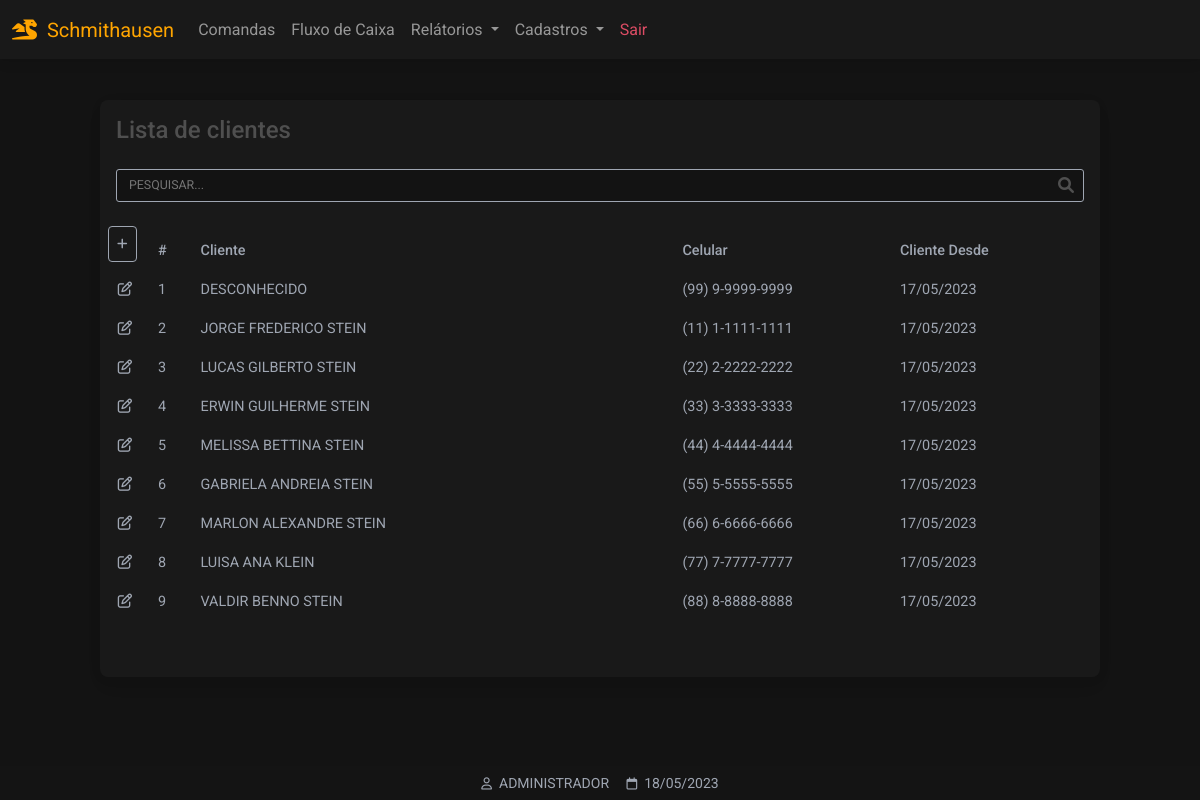
/clientes (signed in), run on the app's committed database.
### website/models.py (models this page shows)
class Cliente(db.Model):
    id = db.Column(db.Integer, primary_key=True)
    fone = db.Column(db.String(150))
    data_criacao = db.Column(db.DateTime(timezone=True), default=func.now())
    nome = db.Column(db.String(150))

class User(db.Model, UserMixin):
    id = db.Column(db.Integer, primary_key=True)
    email = db.Column(db.String(150), unique=True)
    password = db.Column(db.String(150))
    first_name = db.Column(db.String(150))
    produtos = db.relationship('Produto',backref='produto')

### website/views.py (the view)
@views.route('/clientes', methods=['GET','POST'])
@login_required
def clientes():
    clientes = []
    rows = Cliente.query.all()
    for r in rows:
        clientes.append(r)
    return render_template("clientes_listar.html", user=current_user, data=data, clientes=clientes)

### website/__init__.py (called while the page is built)
def create_app():
    app = Flask(__name__)
    app.config['SECRET_KEY'] = 'hjshjhdjah kjshkjdhjs'
    app.config['SQLALCHEMY_DATABASE_URI'] = f'sqlite:///{DB_NAME}'
    db.init_app(app)
    from .views import views
    from .auth import auth
    app.register_blueprint(views, url_prefix='/')
    app.register_blueprint(auth, url_prefix='/')
    from .models import User, Cliente, Produto
    with app.app_context():
        db.create_all()
    login_manager = LoginManager()
    login_manager.login_view = 'auth.login'
    login_manager.login_message = u"FAVOR EFETUAR LOGIN!"
    login_manager.init_app(app)
    @login_manager.user_loader
    def load_user(id):
        return User.query.get(int(id))
    return app

### website/templates/clientes_listar.html (shortened to what this page needs)
{% extends "base.html" %}
{% block content %}
<div class="container-fluid"
style="height:100vh;padding-top:100px">
<div class="table-responsive w-100 card bg-dark larg-max m-auto"
style="padding-bottom: 40px">
<table  class="table table-borderless table-sm bg-dark text-secondary">
<thead>
<tr>
<p class="h4 p-3">Lista de clientes</p>
</tr>
<tr>
<tr>
    <div class="p-3 pt-0">
            <div class="form-outline"
            style="margin-bottom: 0!important;padding-bottom: 0!important;">
            <input type="text"
            style="text-transform:uppercase"
            id="inputPesquisarCliente"
            class="myInputs form-control-sm"
            placeholder="Pesquisar..."
            onkeyup='pesquisarTabelaClientes()'
            />
            </div>
    </div>
</tr>
<thead>
<tr>
<th class="text-nowrap" scope="col">
<a href="/clientes_cadastrar" class="p-2 btn btn-sm btn-outline-light">
<i class="fa-solid fa-plus"></i>
</a>
</th>
<th class="text-nowrap" scope="col">#</th>
<th class="text-nowrap" scope="col" style="min-width: 280px;">Cliente</th>
<th class="text-nowrap" scope="col">Celular</th>
<th class="text-nowrap" scope="col">Cliente Desde</th>
<th class="text-nowrap" scope="col"></th>
</tr>
</thead>
<tbody id="tb-clientes">
{% for i in clientes %}
<tr>
<td class="text-center" style="width: 50px">
<a
role="button"
class="text-secondary"
href="/clientes_atualizar/{{ i.id }}">
<i class="fa-regular fa-pen-to-square"></i>
</a>
</td>
<td class="text-nowrap" scope="row"> {{ i.id }} </td>
<td class="text-nowrap" scope="row"> {{ i.nome }} </td>
<td class="text-nowrap" scope="row"> {{ i.fone }} </td>
<td class="text-nowrap" scope="row"> {{ i.data_criacao.strftime('%d/%m/%Y') }} </td>
<td>
</td>
</tr>
{% endfor %}
</tbody>
</table>
</div>
</div>
{% endblock %}
{% block titlefooter %}
<span style="color:#9FA6B2">
&nbsp;{{ user.first_name.split()[0] | upper }}
<span style="color:#9FA6B2">
&nbsp;{{ data.strftime('%d/%m/%Y') }}
</span>
{% endblock %}

### website/static/css/base.css (style rules this page uses)
:root { --color-orange: orange; --color-primary: #3B71CA; --color-secondary: #9FA6B2; --color-success: #14A44D; --color-danger: #DC4C64; --color-warning: #E4A11B; --color-info: #54B4D3; --color-ligth:#FBFBFB; --color-dark-ligth: #131313; --color-dark:#191919; }
.bg-dark { background-color: var(--color-dark)!important; }
.btn-outline-light { border: 1px solid var(--color-secondary); color: var(--color-secondary); }
.myInputs { width: 100%; border: 1px solid var(--color-secondary); background-color: var(--color-dark-ligth); color: var(--color-ligth); padding: 0.35rem; padding-left: 0.75rem; border-radius: 3px; }
.larg-max { max-width: 1000px!important; }
.dark-ligth { background-color: var(--color-dark-ligth); }
.form-outline { margin-bottom: 35px!important; }

### data on the page
Cliente: id "1", nome "DESCONHECIDO", fone "(99) 9-9999-9999", data_criacao "17/05/2023"
Cliente: id "2", nome "JORGE FREDERICO STEIN", fone "(11) 1-1111-1111", data_criacao "17/05/2023"
Cliente: id "3", nome "LUCAS GILBERTO STEIN", fone "(22) 2-2222-2222", data_criacao "17/05/2023"
Cliente: id "4", nome "ERWIN GUILHERME STEIN", fone "(33) 3-3333-3333", data_criacao "17/05/2023"
Cliente: id "5", nome "MELISSA BETTINA STEIN", fone "(44) 4-4444-4444", data_criacao "17/05/2023"
Cliente: id "6", nome "GABRIELA ANDREIA STEIN", fone "(55) 5-5555-5555", data_criacao "17/05/2023"
Cliente: id "7", nome "MARLON ALEXANDRE STEIN", fone "(66) 6-6666-6666", data_criacao "17/05/2023"
Cliente: id "8", nome "LUISA ANA KLEIN", fone "(77) 7-7777-7777", data_criacao "17/05/2023"
Cliente: id "9", nome "VALDIR BENNO STEIN", fone "(88) 8-8888-8888", data_criacao "17/05/2023"
User: first_name "ADMINISTRADOR"

### other printed values
{{ data.strftime('%d/%m/%Y') }} "18/05/2023"
